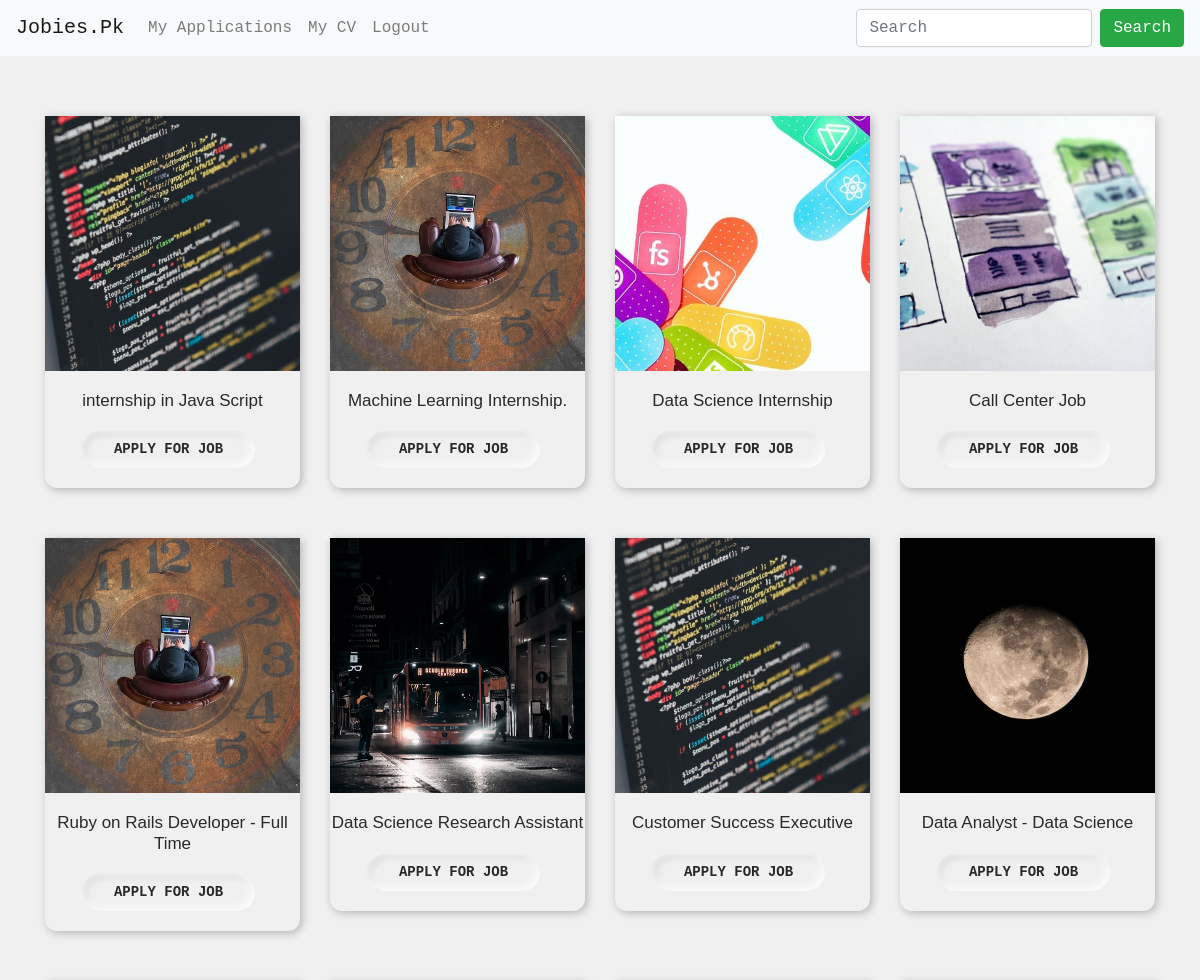
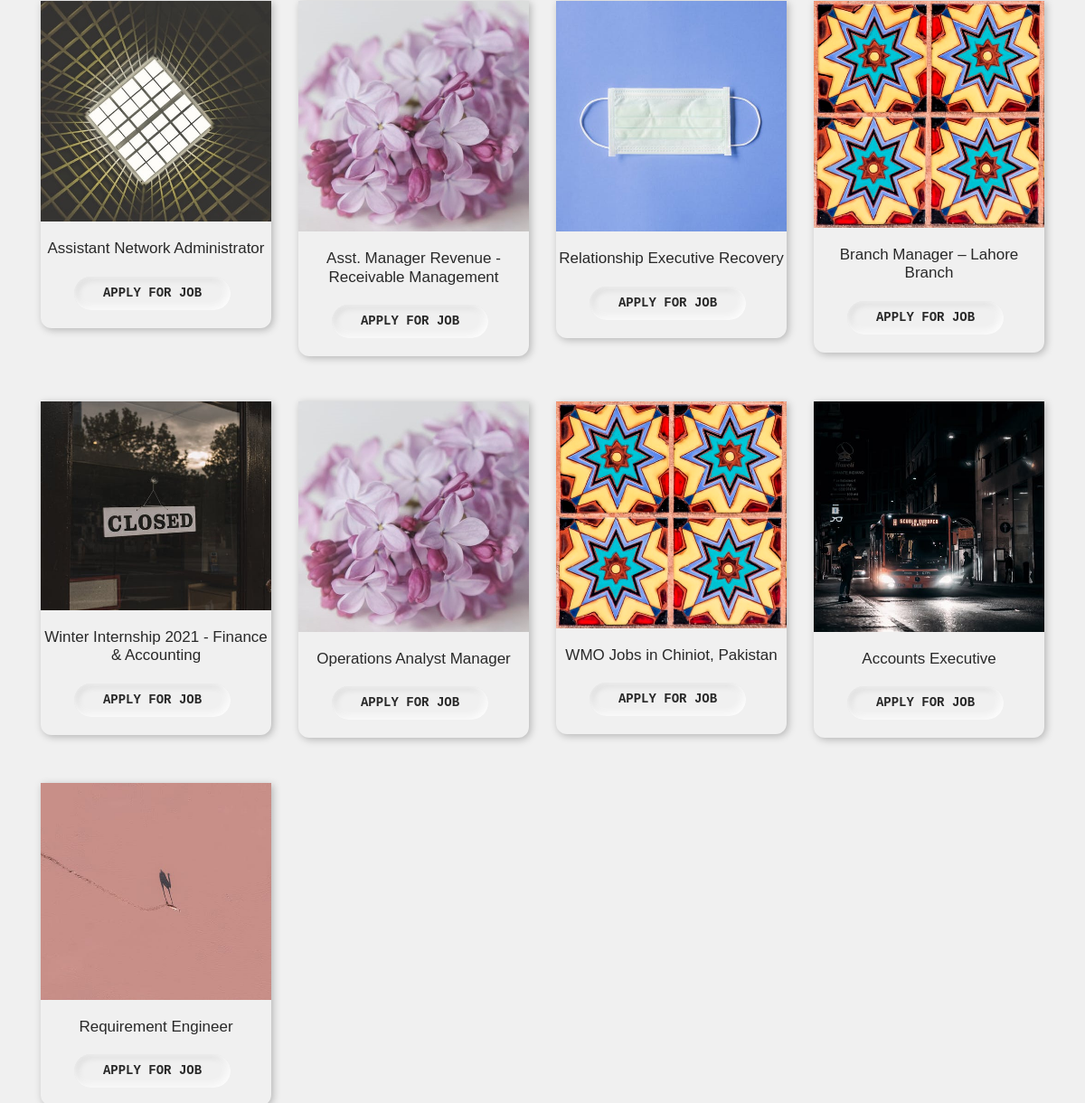
The app's page / (signed in) with its own data (2 pictures, top to bottom).
### tables this page shows
CREATE TABLE `jobs` (
  `jobid` int(11) NOT NULL,
  `status` int(11) NOT NULL,
  `title` varchar(99) NOT NULL,
  `img` varchar(999) NOT NULL
);

### index.php (the view, shortened to what this page needs)
<?php
include "connect.php";
if(isset($_GET['search']) && $_GET['search']!= NULL){
    $s = $_GET['search'];
    $qry = "SELECT * FROM `jobs` WHERE `title` LIKE '%$s%' AND `jobs`.`jobid` NOT IN(SELECT appliedjobs.jobid FROM appliedjobs WHERE appliedjobs.userid = '".$_SESSION['id']."') AND `jobs`.`status` = 0;";
}
else{
	$qry = "SELECT * FROM `jobs` WHERE `jobs`.`jobid` NOT IN(SELECT appliedjobs.jobid FROM appliedjobs WHERE appliedjobs.userid = '".$_SESSION['id']."') AND `jobs`.`status` = 0;";
}
	$rsl = $con->query($qry);
?>
<!DOCTYPE html>
<html lang="en">
<head>
    <link rel="stylesheet" href="css/bootstrap.min.css">
    <link rel="stylesheet" href="css/Fontawesome.css">
</head>
<body>
<nav class="navbar navbar-expand-lg navbar-light bg-light">
  <a class="navbar-brand" href="#">Jobies.Pk</a>
  <div class="collapse navbar-collapse" id="navbarSupportedContent">
    <ul class="navbar-nav mr-auto">
      <li class="nav-item">
        <a class="nav-link" href="myjobs">My Applications</a>
      </li>
      <li class="nav-item">
        <a class="nav-link" href="about">My CV</a>
      </li>
      <li class="nav-item">
        <a class="nav-link" href="logout">Logout</a>
      </li>
    </ul>
    <form class="form-inline my-2 my-lg-0">
      <input class="form-control mr-sm-2" type="search" name="search" placeholder="Search" aria-label="Search"  <?php if(isset($_GET['search'])){$val = $_GET['search']; echo "value='$val'";}?>>
      <button class="btn btn-success my-2 my-sm-0" type="submit">Search</button>
    </form>
  </div>
</nav>
<section class="section-bg">
    <div class="container">
        <div class="row">
        <?php
        $count = mysqli_num_rows($rsl);
		if(!empty($count)){
            while ($row = $rsl->fetch_assoc()){ ?>
                <div class="col-xl-3 col-lg-3 col-md-6 col-sm-6">
                    <div class="single-product">
                        <div class="product-thumb">
                            <img src="<?php echo $row['img'];?>" alt="">
                        </div>
                        <div class="product-title">
                            <h3><a href=""><?php echo $row['title']?></a></h3>
                        </div>
                        <div class="product-btns">
                            <a href="applyforjob.php?id=<?php echo $row['jobid']; ?>" class="btn-small mr-2" onclick="return confirm('Are you Sure?')">Apply for Job</a>
                        </div>
                    </div>
                </div>
            <?php }
        }
        else{
            ?>
            <h1>No Search Related Job</h1>
            <?php
        }
            ?>
        </div>
    </div>
</section>
</body>
</html>

### index.php (style rules this page uses)
body { margin: 0; font-family: "Lucida Console", Courier, monospace; background-color: #F0F0F0; }
* { margin: 0; padding: 0; box-sizing: border-box; }
.section-bg { padding: 60px 0; background: #F0F0F0; }
.single-product { box-shadow: 2px 2px 8px rgba(0, 0, 0, 0.25); padding: 0 0 20px; border-radius: 0 0 12px 12px; margin-bottom: 50px; }
.single-product .product-thumb { margin-bottom: 20px; }
.single-product .product-title { margin-bottom: 20px; text-align: center; align-items: center; }
.single-product .product-title h3 { font-family: "Didact Gothic", sans-serif; font-size: 17px; font-weight: 200; }
.single-product .product-title h3 a { color: #292929; text-decoration: none; }
img { display: inline-block; max-width: 100%; }
.product-btns { display: flex; justify-content: center; }
a { text-decoration: none; cursor: pointer; transition: .3s; color: #292929; }
.btn-small { display: inline-block; font-size: 14px; font-weight: 700; text-transform: uppercase; padding: 8px 32px; border-radius: 50px; text-decoration: none; box-shadow: inset -2px -2px 8px white, inset -2px -2px 12px rgba(255, 255, 255, 0.5), inset 2px 2px 4px rgba(255, 255, 255, 0.1), inset 2px 2px 8px rgba(0, 0, 0, 0.15); transition: 0.4s; }

### records on screen
jobs: img (picture), title "internship in Java Script"
jobs: img (picture), title "Machine Learning Internship."
jobs: img (picture), title "Data Science Internship"
jobs: img (picture), title "Call Center Job"
jobs: img (picture), title "Ruby on Rails Developer - Full Time"
jobs: img (picture), title "Data Science Research Assistant"
jobs: img (picture), title "Customer Success Executive"
jobs: img (picture), title "Data Analyst - Data Science"
jobs: img (picture), title "Assistant Network Administrator"
jobs: img (picture), title "Asst. Manager Revenue - Receivable Management"
jobs: img (picture), title "Relationship Executive Recovery"
jobs: img (picture), title "Branch Manager – Lahore Branch"
jobs: img (picture), title "Winter Internship 2021 - Finance & Accounting"
jobs: img (picture), title "Operations Analyst Manager"
jobs: img (picture), title "WMO Jobs in Chiniot, Pakistan"
jobs: img (picture), title "Accounts Executive"
jobs: img (picture), title "Requirement Engineer"
